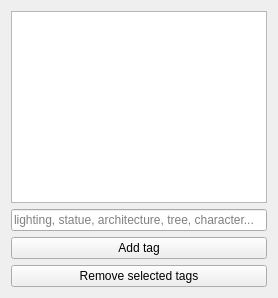
           <widget class="QWidget" name="tagsManagerTab">
            <property name="enabled">
             <bool>true</bool>
            </property>
            <attribute name="title">
             <string>Tags Manager</string>
            </attribute>
            <layout class="QVBoxLayout" name="verticalLayout_25">
             <item>
              <widget class="QTreeWidget" name="tagsTreeWidget">
               <property name="dragEnabled">
                <bool>true</bool>
               </property>
               <property name="dragDropMode">
                <enum>QAbstractItemView::InternalMove</enum>
               </property>
               <property name="selectionMode">
                <enum>QAbstractItemView::ExtendedSelection</enum>
               </property>
               <attribute name="headerVisible">
                <bool>false</bool>
               </attribute>
               <column>
                <property name="text">
                 <string notr="true">1</string>
                </property>
               </column>
              </widget>
             </item>
             <item>
              <widget class="QLineEdit" name="addTagLineEdit">
               <property name="placeholderText">
                <string>lighting, statue, architecture, tree, character...</string>
               </property>
              </widget>
             </item>
             <item>
              <widget class="QPushButton" name="addTagBtn">
               <property name="text">
                <string>Add tag</string>
               </property>
              </widget>
             </item>
             <item>
              <widget class="QPushButton" name="removeSelectedTagsBtn">
               <property name="text">
                <string>Remove selected tags</string>
               </property>
              </widget>
             </item>
            </layout>
           </widget>
